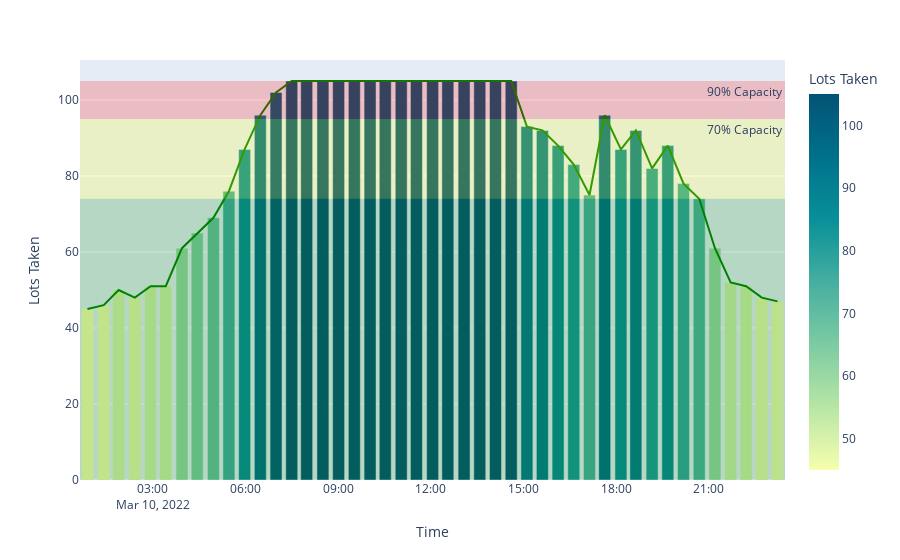

The cell this chart's notebook holds for it:
### Code cell
#function for the bar plot 
def bar_producer(day):
    fig = px.bar(day_locater(day), x ="time",
                 y = "lots_taken",
                 color = "lots_taken",
                 color_continuous_scale = "bluyl",
                labels = {"lots_taken": "Lots Taken",
                         "time": "Time" })
    fig.add_hrect(y0=0,y1 = 74, line_width = 0, fillcolor = "green", opacity = 0.2) # opacity levels
    fig.add_hrect(y0 = 74, y1 = 95 ,line_width = 0, fillcolor = "yellow", opacity = 0.2, annotation_text = "70% Capacity")
    fig.add_hrect(y0= 95,y1 = 105, line_width = 0, fillcolor = "red", opacity = 0.2,annotation_text = "90% Capacity")
    # opacity levels
    fig2 = px.line(day_locater(day),x = "time" , y = "lots_taken")
    fig2.update_traces(line_color = 'green') # color traces!
    fig.add_trace(fig2.data[0])
    return fig

fig = go.Figure(data= bar_producer('2022-03-10'))
fig.show()
# we will modify the text in dash

### Figure 1 — Plotly figure (JSON) as saved in the notebook; plotly's stock layout.template omitted (floating-point values rounded to 4 significant figures)
{"data": [{"alignmentgroup": "True", "hovertemplate": "Time=%{x}<br>Lots Taken=%{marker.color}<extra></extra>", "legendgroup": "", "marker": {"color": [45, 46, 50, 48, 51, 51, 61, 65, 69, 76, 87, 96, 102, 105, 105, 105, 105, 105, 105, 105, 105, 105, 105, 105, 105, 105, 105, 105, 93, 92, 88, 83, 75, 96, 87, 92, 82, 88, 78, 74, 61, 52, 51, 48, 47], "coloraxis": "coloraxis", "pattern": {"shape": ""}}, "name": "", "offsetgroup": "", "orientation": "v", "showlegend": false, "textposition": "auto", "type": "bar", "x": ["2022-03-10 00:53:38", "2022-03-10 01:25:08", "2022-03-10 01:54:09", "2022-03-10 02:25:39", "2022-03-10 02:56:09", "2022-03-10 03:25:39", "2022-03-10 03:57:09", "2022-03-10 04:26:39", "2022-03-10 04:58:09", "2022-03-10 05:28:12", "2022-03-10 05:58:43", "2022-03-10 06:29:13", "2022-03-10 06:59:43", "2022-03-10 07:30:13", "2022-03-10 07:59:13", "2022-03-10 08:30:43", "2022-03-10 09:01:13", "2022-03-10 09:31:43", "2022-03-10 10:02:13", "2022-03-10 10:31:43", "2022-03-10 11:02:43", "2022-03-10 11:32:14", "2022-03-10 12:03:44", "2022-03-10 12:33:14", "2022-03-10 13:04:44", "2022-03-10 13:35:14", "2022-03-10 14:05:44", "2022-03-10 14:36:14", "2022-03-10 15:06:44", "2022-03-10 15:36:44", "2022-03-10 16:07:14", "2022-03-10 16:37:44", "2022-03-10 17:08:15", "2022-03-10 17:37:45", "2022-03-10 18:09:15", "2022-03-10 18:38:15", "2022-03-10 19:09:45", "2022-03-10 19:40:15", "2022-03-10 20:10:45", "2022-03-10 20:41:15", "2022-03-10 21:11:45", "2022-03-10 21:42:15", "2022-03-10 22:12:15", "2022-03-10 22:42:45", "2022-03-10 23:13:15"], "xaxis": "x", "y": [45, 46, 50, 48, 51, 51, 61, 65, 69, 76, 87, 96, 102, 105, 105, 105, 105, 105, 105, 105, 105, 105, 105, 105, 105, 105, 105, 105, 93, 92, 88, 83, 75, 96, 87, 92, 82, 88, 78, 74, 61, 52, 51, 48, 47], "yaxis": "y"}, {"hovertemplate": "time=%{x}<br>lots_taken=%{y}<extra></extra>", "legendgroup": "", "line": {"color": "green", "dash": "solid"}, "marker": {"symbol": "circle"}, "mode": "lines", "name": "", "orientation": "v", "showlegend": false, "type": "scatter", "x": ["2022-03-10 00:53:38", "2022-03-10 01:25:08", "2022-03-10 01:54:09", "2022-03-10 02:25:39", "2022-03-10 02:56:09", "2022-03-10 03:25:39", "2022-03-10 03:57:09", "2022-03-10 04:26:39", "2022-03-10 04:58:09", "2022-03-10 05:28:12", "2022-03-10 05:58:43", "2022-03-10 06:29:13", "2022-03-10 06:59:43", "2022-03-10 07:30:13", "2022-03-10 07:59:13", "2022-03-10 08:30:43", "2022-03-10 09:01:13", "2022-03-10 09:31:43", "2022-03-10 10:02:13", "2022-03-10 10:31:43", "2022-03-10 11:02:43", "2022-03-10 11:32:14", "2022-03-10 12:03:44", "2022-03-10 12:33:14", "2022-03-10 13:04:44", "2022-03-10 13:35:14", "2022-03-10 14:05:44", "2022-03-10 14:36:14", "2022-03-10 15:06:44", "2022-03-10 15:36:44", "2022-03-10 16:07:14", "2022-03-10 16:37:44", "2022-03-10 17:08:15", "2022-03-10 17:37:45", "2022-03-10 18:09:15", "2022-03-10 18:38:15", "2022-03-10 19:09:45", "2022-03-10 19:40:15", "2022-03-10 20:10:45", "2022-03-10 20:41:15", "2022-03-10 21:11:45", "2022-03-10 21:42:15", "2022-03-10 22:12:15", "2022-03-10 22:42:45", "2022-03-10 23:13:15"], "xaxis": "x", "y": [45, 46, 50, 48, 51, 51, 61, 65, 69, 76, 87, 96, 102, 105, 105, 105, 105, 105, 105, 105, 105, 105, 105, 105, 105, 105, 105, 105, 93, 92, 88, 83, 75, 96, 87, 92, 82, 88, 78, 74, 61, 52, 51, 48, 47], "yaxis": "y"}], "layout": {"annotations": [{"showarrow": false, "text": "70% Capacity", "x": 1, "xanchor": "right", "xref": "x domain", "y": 95, "yanchor": "top", "yref": "y"}, {"showarrow": false, "text": "90% Capacity", "x": 1, "xanchor": "right", "xref": "x domain", "y": 105, "yanchor": "top", "yref": "y"}], "autosize": true, "barmode": "relative", "coloraxis": {"colorbar": {"title": {"text": "Lots Taken"}}, "colorscale": [[0, "rgb(247, 254, 174)"], [0.1667, "rgb(183, 230, 165)"], [0.3333, "rgb(124, 203, 162)"], [0.5, "rgb(70, 174, 160)"], [0.6667, "rgb(8, 144, 153)"], [0.8333, "rgb(0, 113, 139)"], [1, "rgb(4, 82, 117)"]]}, "legend": {"tracegroupgap": 0}, "margin": {"t": 60}, "shapes": [{"fillcolor": "green", "line": {"width": 0}, "opacity": 0.2, "type": "rect", "x0": 0, "x1": 1, "xref": "x domain", "y0": 0, "y1": 74, "yref": "y"}, {"fillcolor": "yellow", "line": {"width": 0}, "opacity": 0.2, "type": "rect", "x0": 0, "x1": 1, "xref": "x domain", "y0": 74, "y1": 95, "yref": "y"}, {"fillcolor": "red", "line": {"width": 0}, "opacity": 0.2, "type": "rect", "x0": 0, "x1": 1, "xref": "x domain", "y0": 95, "y1": 105, "yref": "y"}], "xaxis": {"anchor": "y", "autorange": true, "domain": [0, 1], "range": ["2022-03-10 00:39:08", "2022-03-10 23:27:45"], "title": {"text": "Time"}, "type": "date"}, "yaxis": {"anchor": "x", "autorange": true, "domain": [0, 1], "range": [0, 110.5], "title": {"text": "Lots Taken"}, "type": "linear"}}}
